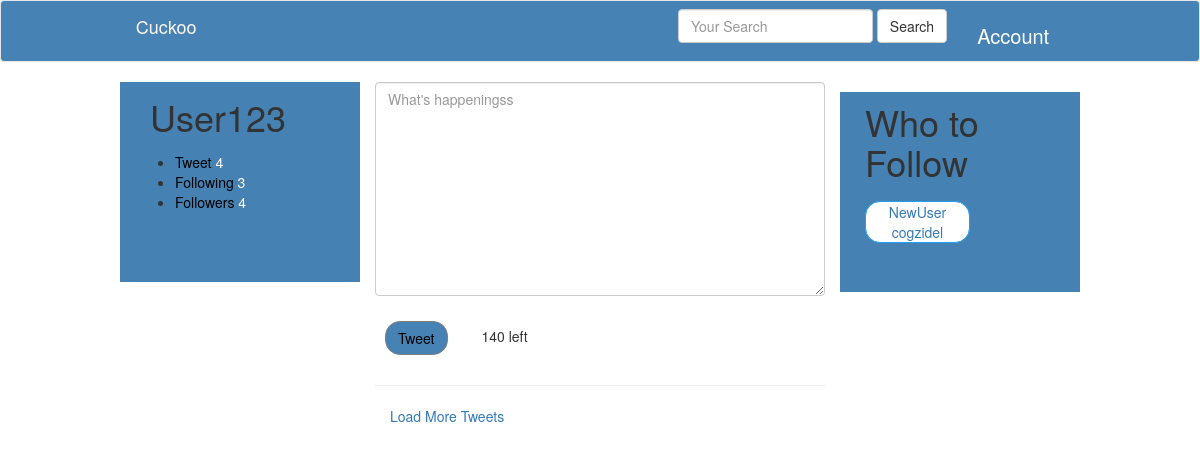
Page / (signed in) on the earlier database version.
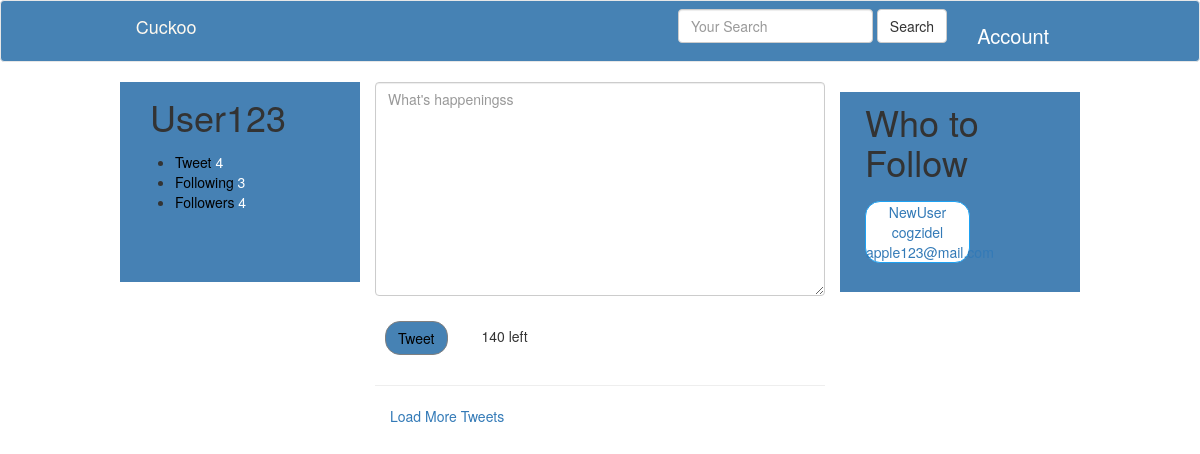
Same page on the later database version.
### accounts/models.py (models this page shows, shortened)
class UserProfile(models.Model):
	user = models.OneToOneField(settings.AUTH_USER_MODEL, related_name='profile')
	following = models.ManyToManyField(settings.AUTH_USER_MODEL, blank=True,related_name='followed_by')
	objects  =  UserProfileManager()
	def get_following(self):
		users = self.following.all()
		return users.exclude(username=self.user.username)
	def get_absolute_url(self):
		return reverse_lazy("profiles:detail", kwargs={"username":self.user.username})

### tweets/views.py (the view)
# urls.py: url(r'^$', TweetListView.as_view(), name='home'),
class TweetListView(LoginRequiredMixin, ListView):
	def get_queryset(self, *args, **kwargs):
		qs = Tweet.objects.all()
		query = self.request.GET.get("q", None)
		if query is not None:
			qs = qs.filter(
				Q(content__icontains=query) |
				Q(user__username__icontains=query)
				)
		return qs
	def get_context_data(self, *args, **kwargs):
		context = super(TweetListView, self).get_context_data(*args, **kwargs)
		context['create_form'] = TweetModelForm
		context['create_url'] = reverse_lazy("tweet:create")
		return context

### tweets/forms.py (shortened to what this page needs)
class TweetModelForm(forms.ModelForm):
	content = forms.CharField(label='', widget=forms.Textarea(attrs={'placeholder': "What's happeningss" , "class": "form-control"}))
	class Meta:
		model = Tweet
		fields = [
		"content"
		]

### accounts/models.py (called while the page is built)
	def recommended(self, user, limit_to = 10):
		print(user)
		profile = user.profile
		following = profile.following.all()
		following = profile.get_following()
		qs = self.get_queryset().exclude(user__in=following).exclude(id=profile.id).order_by("?")[:limit_to]
		return qs

### accounts/templatetags/recommended.py (called while the page is built)
@register.inclusion_tag("accounts/snippets/recommended.html")
def recommended(user):
	 if isinstance(user, User):
	 	qs = UserProfile.objects.recommended(user)
	 	return {"recommended": qs}

### tweets/templates/tweets/tweet_list.html (shortened to what this page needs)
{% extends "base.html" %}
{% load recommended %}
{% block content %}
				<div class='row'>
					<div class=' col-sm-3 col-xs-12' style='background-color:rgb(70, 129, 180); height: 200px;'>
						<h1 style="margin: 15px; ">{{ request.user }}</h1>
						 <div class="ProfileCardStats" style= margin-top: 10px">
								    <ul class="ProfileCardStats-statList Arrange Arrange--bottom Arrange--equal"><li class="ProfileCardStats-stat Arrange-sizeFit">
								        <a class="ProfileCardStats-statLink u-textUserColor u-linkClean u-block js-nav js-tooltip"
								            title="3 Tweets"
								            data-element-term="tweet_stats">
								          <span class="ProfileCardStats-statLabel u-block" style="color: black">Tweet</span>
								          <span class="ProfileCardStats-statValue" style="color: white;s" >4{{ object.profile.get_following.count}}</span>
								        </a>
								      </li><li class="ProfileCardStats-stat Arrange-sizeFit">
								          <a class="ProfileCardStats-statLink u-textUserColor u-linkClean u-block js-nav js-tooltip"
								              title="69 Following"
								              data-element-term="following_stats">
								            <span class="ProfileCardStats-statLabel u-block" style="color: black">Following</span>
								            <span class="ProfileCardStats-statValue" data-count= data-is-compact="false" style="color: white">3</span>
								          </a>
								        </li><li class="ProfileCardStats-stat Arrange-sizeFit">
								          <a class="ProfileCardStats-statLink u-textUserColor u-linkClean u-block js-nav js-tooltip"
								              title="14 Followers"
								              data-element-term="follower_stats">
								            <span class="ProfileCardStats-statLabel u-block" style="color: black">Followers</span>
								            <span class="ProfileCardStats-statValue" data-count= data-is-compact="false" style="color: white">4</span>
								          </a>
								        </li>
								    </ul>
  						</div>
  					</div>
					<div class='col-sm-6'>
						<div>
								{% if not request.GET.q %}
								<div class='' style="background-color: white">
									{% include "tweets/form.html" with form=create_form action_url=create_url btn_title='Tweet' form_class='tweet-form' %}
								</div>
								<hr/>
								{% endif %}
							</div>
						<div style='background-color:rgb(255, 255, 255); padding-left: 15px;'  >
						<a href='#' id='loadmore'>Load More Tweets</a>
						</div>
				</div>
					<div class='col-sm-3' style="height: 200px; margin-top: 10px; background-color:rgb(70, 129, 180);">
						<h1 style="margin: 10px">Who to Follow</h1>
						<div style="border: 1px solid #1da1f2;margin: 10px; border-radius: 15px; text-decoration-color: white; background-color: white/*#1da1f2*/;width: 50%; display: inline-block;text-align: center; color: white">
							<a> {% recommended request.user%} </a>
						</div>
					</div>
				</div>
{% endblock content %}

### templates/base.html (shortened to what this page needs)
{% load static %}
<!doctype html>
<html lang="en">
  <head>
    <link type="text/css" href="{% static 'bootstrap/css/bootstrap.min.css' %}" rel="stylesheet" media="screen">
    <link rel="stylesheet" href="https://abs.twimg.com/a/1515735725/css/t1/twitter_core.bundle.css" class="coreCSSBundles">
    <link rel="stylesheet" class="moreCSSBundles" href="https://abs.twimg.com/a/1515735725/css/t1/twitter_more_1.bundle.css">
    <link rel="stylesheet" class="moreCSSBundles" href="https://abs.twimg.com/a/1515735725/css/t1/twitter_more_2.bundle.css">
  </head>
  <body>
    {% include "navbar.html" %}
    <div class='container'>
          {% block content %}
          {% endblock content %}
    </div>
  </body>
</html>

### templates/navbar.html (shortened to what this page needs)
<nav class="navbar navbar-default" style="background-color: steelblue;" >
  <div class="container" style="background-color: steelblue;">
    <div class="navbar-header" style="background-color: steelblue;">
      <a class="navbar-brand" style="color: #fff9ef" href="{% url 'home' %}">Cuckoo</a>
    </div>
    <div class="collapse navbar-collapse" id="bs-example-navbar-collapse-1" style="background-color: steelblue;">
      {% if request.user.is_authenticated %}
       <ul class="nav navbar-nav navbar-right">
          {% include "tweets/search_form.html" %}
        <li class="dropdown">
          <a style="text-align: center; margin-top: 10px; font-size: 20px; background-color: steelblue; color: white" href="#" class="dropdown-toggle" data-toggle="dropdown" role="button" aria-haspopup="true" aria-expanded="false">Account </a>
        </li>
      </ul>
      {% else %}
      <ul class="nav navbar-nav navbar-right">
             <li><a href="{% url 'login' %}">Login</a></li>
               <li><a href="{% url 'register' %}">Register</a></li>
          </ul>
      {% endif %}
    </div>
  </div>
</nav>

### tweets/templates/tweets/search_form.html
<form id='navbar-search-form' class="navbar-form navbar-left" method="GET" action="{% url "search" %}">
	<div class="form-group">
    	<input class="form-control" type="text" name="q" placeholder='Your Search' value="{{ request.GET.q }}" />
    </div>
    	<input class="btn btn-default" type="submit" value='Search' />
</form>

### tweets/templates/tweets/form.html (shortened to what this page needs)
{% load crispy_forms_tags %}
<form class='form {% if form_class %}{{ form_class }}{% endif %}' method='POST' action="{% if action_url %}{{ action_url }}{% endif %}">
	{{ form|crispy }}
	<input class='btn btn-primary' style="color: black; background-color:steelblue; border-radius: 15px; border: 1px solid grey; margin: 10px " type="submit" value="{{ btn_title }}" />
</form>

### accounts/templates/accounts/snippets/recommended.html
{% for profile in recommended %}
<a href='/{{ profile.user.username}}'>{{ profile.user.username }}</a><br/>
{% empty %}
<p class="lead"> Not followed by  any users </p>
{% endfor %}

### templates/base.html (style rules this page uses)
.container { position: relative; width: 80%; }
.btn-primary { background-color: red }

### tweets/templates/tweets/form.html (style rules this page uses)
.btn-primary { background-color: white }

Differences in the rows shown:
added UserProfile: user.username "apple123@mail.com"
